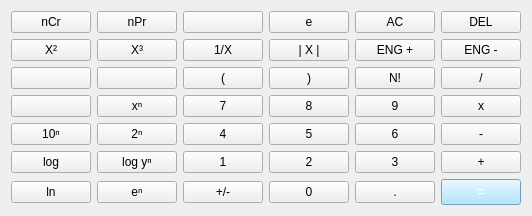
               <widget class="QWidget" name="science">
                <attribute name="icon">
                 <iconset resource="res.qrc">
                  <normaloff>:/Icons/sprites/icons/science.png</normaloff>:/Icons/sprites/icons/science.png</iconset>
                </attribute>
                <attribute name="title">
                 <string>Science</string>
                </attribute>
                <layout class="QGridLayout" name="gridLayout_2">
                 <item row="5" column="3">
                  <widget class="QPushButton" name="one_2">
                   <property name="cursor">
                    <cursorShape>PointingHandCursor</cursorShape>
                   </property>
                   <property name="text">
                    <string>1</string>
                   </property>
                  </widget>
                 </item>
                 <item row="1" column="4">
                  <widget class="QPushButton" name="abs">
                   <property name="cursor">
                    <cursorShape>PointingHandCursor</cursorShape>
                   </property>
                   <property name="text">
                    <string>| X |</string>
                   </property>
                  </widget>
                 </item>
                 <item row="0" column="1">
                  <widget class="QPushButton" name="npr">
                   <property name="cursor">
                    <cursorShape>PointingHandCursor</cursorShape>
                   </property>
                   <property name="text">
                    <string>nPr</string>
                   </property>
                  </widget>
                 </item>
                 <item row="1" column="3">
                  <widget class="QPushButton" name="one_div_x">
                   <property name="cursor">
                    <cursorShape>PointingHandCursor</cursorShape>
                   </property>
                   <property name="text">
                    <string>1/X</string>
                   </property>
                  </widget>
                 </item>
                 <item row="4" column="0">
                  <widget class="QPushButton" name="ten_power10">
                   <property name="cursor">
                    <cursorShape>PointingHandCursor</cursorShape>
                   </property>
                   <property name="text">
                    <string>10ⁿ</string>
                   </property>
                  </widget>
                 </item>
                 <item row="0" column="4">
                  <widget class="QPushButton" name="euler">
                   <property name="cursor">
                    <cursorShape>PointingHandCursor</cursorShape>
                   </property>
                   <property name="text">
                    <string>e</string>
                   </property>
                  </widget>
                 </item>
                 <item row="2" column="4">
                  <widget class="QPushButton" name="closed_bracket">
                   <property name="cursor">
                    <cursorShape>PointingHandCursor</cursorShape>
                   </property>
                   <property name="text">
                    <string>)</string>
                   </property>
                  </widget>
                 </item>
                 <item row="3" column="4">
                  <widget class="QPushButton" name="eight_2">
                   <property name="cursor">
                    <cursorShape>PointingHandCursor</cursorShape>
                   </property>
                   <property name="text">
                    <string>8</string>
                   </property>
                  </widget>
                 </item>
                 <item row="3" column="6">
                  <widget class="QPushButton" name="multiply">
                   <property name="cursor">
                    <cursorShape>PointingHandCursor</cursorShape>
                   </property>
                   <property name="text">
                    <string>x</string>
                   </property>
                  </widget>
                 </item>
                 <item row="0" column="3">
                  <widget class="QPushButton" name="pi">
                   <property name="cursor">
                    <cursorShape>PointingHandCursor</cursorShape>
                   </property>
                   <property name="text">
                    <string/>
                   </property>
                   <property name="icon">
                    <iconset resource="res.qrc">
                     <normaloff>:/Icons/sprites/icons/pi.png</normaloff>:/Icons/sprites/icons/pi.png</iconset>
                   </property>
                   <property name="iconSize">
                    <size>
                     <width>14</width>
                     <height>14</height>
                    </size>
                   </property>
                  </widget>
                 </item>
                 <item row="5" column="1">
                  <widget class="QPushButton" name="logy">
                   <property name="cursor">
                    <cursorShape>PointingHandCursor</cursorShape>
                   </property>
                   <property name="text">
                    <string>log yⁿ</string>
                   </property>
                  </widget>
                 </item>
                 <item row="6" column="6">
                  <widget class="QPushButton" name="result">
                   <property name="cursor">
                    <cursorShape>PointingHandCursor</cursorShape>
                   </property>
                   <property name="styleSheet">
                    <string notr="true">#result{
background-color: #9fddff;
color: white;
font-size: 15px;
}
#result:hover{
background-color: #85cbf8
}
</string>
                   </property>
                   <property name="text">
                    <string>=</string>
                   </property>
                  </widget>
                 </item>
                 <item row="1" column="0">
                  <widget class="QPushButton" name="x_power2">
                   <property name="cursor">
                    <cursorShape>PointingHandCursor</cursorShape>
                   </property>
                   <property name="text">
                    <string>X²</string>
                   </property>
                  </widget>
                 </item>
                 <item row="2" column="1">
                  <widget class="QPushButton" name="cb_root">
                   <property name="cursor">
                    <cursorShape>PointingHandCursor</cursorShape>
                   </property>
                   <property name="text">
                    <string/>
                   </property>
                   <property name="icon">
                    <iconset resource="res.qrc">
                     <normaloff>:/Icons/sprites/icons/crrt.svg</normaloff>:/Icons/sprites/icons/crrt.svg</iconset>
                   </property>
                   <property name="iconSize">
                    <size>
                     <width>20</width>
                     <height>20</height>
                    </size>
                   </property>
                  </widget>
                 </item>
                 <item row="5" column="4">
                  <widget class="QPushButton" name="two_2">
                   <property name="cursor">
                    <cursorShape>PointingHandCursor</cursorShape>
                   </property>
                   <property name="text">
                    <string>2</string>
                   </property>
                  </widget>
                 </item>
                 <item row="0" column="5">
                  <widget class="QPushButton" name="C_btn_2">
                   <property name="cursor">
                    <cursorShape>PointingHandCursor</cursorShape>
                   </property>
                   <property name="text">
                    <string>AC</string>
                   </property>
                  </widget>
                 </item>
                 <item row="5" column="5">
                  <widget class="QPushButton" name="three_2">
                   <property name="cursor">
                    <cursorShape>PointingHandCursor</cursorShape>
                   </property>
                   <property name="text">
                    <string>3</string>
                   </property>
                  </widget>
                 </item>
                 <item row="2" column="5">
                  <widget class="QPushButton" name="factorial">
                   <property name="cursor">
                    <cursorShape>PointingHandCursor</cursorShape>
                   </property>
                   <property name="text">
                    <string>N!</string>
                   </property>
                  </widget>
                 </item>
                 <item row="6" column="0">
                  <widget class="QPushButton" name="ln">
                   <property name="cursor">
                    <cursorShape>PointingHandCursor</cursorShape>
                   </property>
                   <property name="text">
                    <string>ln</string>
                   </property>
                  </widget>
                 </item>
                 <item row="3" column="3">
                  <widget class="QPushButton" name="seven_2">
                   <property name="cursor">
                    <cursorShape>PointingHandCursor</cursorShape>
                   </property>
                   <property name="text">
                    <string>7</string>
                   </property>
                  </widget>
                 </item>
                 <item row="0" column="6">
                  <widget class="QPushButton" name="back_btn_2">
                   <property name="cursor">
                    <cursorShape>PointingHandCursor</cursorShape>
                   </property>
                   <property name="text">
                    <string>DEL</string>
                   </property>
                  </widget>
                 </item>
                 <item row="6" column="4">
                  <widget class="QPushButton" name="zero_2">
                   <property name="cursor">
                    <cursorShape>PointingHandCursor</cursorShape>
                   </property>
                   <property name="text">
                    <string>0</string>
                   </property>
                  </widget>
                 </item>
                 <item row="4" column="1">
                  <widget class="QPushButton" name="two_powerx">
                   <property name="cursor">
                    <cursorShape>PointingHandCursor</cursorShape>
                   </property>
                   <property name="text">
                    <string>2ⁿ</string>
                   </property>
                  </widget>
                 </item>
                 <item row="4" column="3">
                  <widget class="QPushButton" name="four_2">
                   <property name="cursor">
                    <cursorShape>PointingHandCursor</cursorShape>
                   </property>
                   <property name="text">
                    <string>4</string>
                   </property>
                  </widget>
                 </item>
                 <item row="5" column="0">
                  <widget class="QPushButton" name="log">
                   <property name="cursor">
                    <cursorShape>PointingHandCursor</cursorShape>
                   </property>
                   <property name="text">
                    <string>log</string>
                   </property>
                  </widget>
                 </item>
                 <item row="5" column="6">
                  <widget class="QPushButton" name="plus">
                   <property name="cursor">
                    <cursorShape>PointingHandCursor</cursorShape>
                   </property>
                   <property name="text">
                    <string>+</string>
                   </property>
                  </widget>
                 </item>
                 <item row="4" column="6">
                  <widget class="QPushButton" name="minus_2">
                   <property name="cursor">
                    <cursorShape>PointingHandCursor</cursorShape>
                   </property>
                   <property name="text">
                    <string>-</string>
                   </property>
                  </widget>
                 </item>
                 <item row="6" column="3">
                  <widget class="QPushButton" name="plus_minus">
                   <property name="cursor">
                    <cursorShape>PointingHandCursor</cursorShape>
                   </property>
                   <property name="text">
                    <string>+/-</string>
                   </property>
                  </widget>
                 </item>
                 <item row="1" column="1">
                  <widget class="QPushButton" name="x_power3">
                   <property name="cursor">
                    <cursorShape>PointingHandCursor</cursorShape>
                   </property>
                   <property name="text">
                    <string>X³</string>
                   </property>
                  </widget>
                 </item>
                 <item row="2" column="3">
                  <widget class="QPushButton" name="open_bracket">
                   <property name="cursor">
                    <cursorShape>PointingHandCursor</cursorShape>
                   </property>
                   <property name="text">
                    <string>(</string>
                   </property>
                  </widget>
                 </item>
                 <item row="0" column="0">
                  <widget class="QPushButton" name="ncr">
                   <property name="cursor">
                    <cursorShape>PointingHandCursor</cursorShape>
                   </property>
                   <property name="text">
                    <string>nCr</string>
                   </property>
                  </widget>
                 </item>
                 <item row="1" column="5">
                  <widget class="QPushButton" name="eng_p">
                   <property name="cursor">
                    <cursorShape>PointingHandCursor</cursorShape>
                   </property>
                   <property name="text">
                    <string>ENG +</string>
                   </property>
                  </widget>
                 </item>
                 <item row="4" column="4">
                  <widget class="QPushButton" name="five_2">
                   <property name="cursor">
                    <cursorShape>PointingHandCursor</cursorShape>
                   </property>
                   <property name="text">
                    <string>5</string>
                   </property>
                  </widget>
                 </item>
                 <item row="4" column="5">
                  <widget class="QPushButton" name="six_2">
                   <property name="cursor">
                    <cursorShape>PointingHandCursor</cursorShape>
                   </property>
                   <property name="text">
                    <string>6</string>
                   </property>
                  </widget>
                 </item>
                 <item row="1" column="6">
                  <widget class="QPushButton" name="eng_m">
                   <property name="cursor">
                    <cursorShape>PointingHandCursor</cursorShape>
                   </property>
                   <property name="text">
                    <string>ENG -</string>
                   </property>
                  </widget>
                 </item>
                 <item row="2" column="6">
                  <widget class="QPushButton" name="divide_btn">
                   <property name="cursor">
                    <cursorShape>PointingHandCursor</cursorShape>
                   </property>
                   <property name="text">
                    <string>/</string>
                   </property>
                  </widget>
                 </item>
                 <item row="6" column="5">
                  <widget class="QPushButton" name="dot">
                   <property name="cursor">
                    <cursorShape>PointingHandCursor</cursorShape>
                   </property>
                   <property name="text">
                    <string>.</string>
                   </property>
                  </widget>
                 </item>
                 <item row="6" column="1">
                  <widget class="QPushButton" name="e_powerx">
                   <property name="cursor">
                    <cursorShape>PointingHandCursor</cursorShape>
                   </property>
                   <property name="text">
                    <string>eⁿ</string>
                   </property>
                  </widget>
                 </item>
                 <item row="3" column="5">
                  <widget class="QPushButton" name="nine_2">
                   <property name="cursor">
                    <cursorShape>PointingHandCursor</cursorShape>
                   </property>
                   <property name="text">
                    <string>9</string>
                   </property>
                  </widget>
                 </item>
                 <item row="2" column="0">
                  <widget class="QPushButton" name="sq_root">
                   <property name="cursor">
                    <cursorShape>PointingHandCursor</cursorShape>
                   </property>
                   <property name="styleSheet">
                    <string notr="true"/>
                   </property>
                   <property name="text">
                    <string/>
                   </property>
                   <property name="icon">
                    <iconset resource="res.qrc">
                     <normaloff>:/Icons/sprites/icons/sqrt.png</normaloff>:/Icons/sprites/icons/sqrt.png</iconset>
                   </property>
                   <property name="iconSize">
                    <size>
                     <width>20</width>
                     <height>20</height>
                    </size>
                   </property>
                  </widget>
                 </item>
                 <item row="3" column="0">
                  <widget class="QPushButton" name="x_yroot">
                   <property name="cursor">
                    <cursorShape>PointingHandCursor</cursorShape>
                   </property>
                   <property name="text">
                    <string/>
                   </property>
                   <property name="icon">
                    <iconset resource="res.qrc">
                     <normaloff>:/Icons/sprites/icons/yroot.svg</normaloff>:/Icons/sprites/icons/yroot.svg</iconset>
                   </property>
                   <property name="iconSize">
                    <size>
                     <width>20</width>
                     <height>20</height>
                    </size>
                   </property>
                  </widget>
                 </item>
                 <item row="3" column="1">
                  <widget class="QPushButton" name="x_powery">
                   <property name="cursor">
                    <cursorShape>PointingHandCursor</cursorShape>
                   </property>
                   <property name="text">
                    <string>xⁿ</string>
                   </property>
                  </widget>
                 </item>
                </layout>
               </widget>
